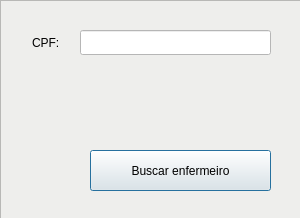
<?xml version="1.0" encoding="UTF-8"?>
<ui version="4.0">
 <class>SearchNurseWindow</class>
 <widget class="QMainWindow" name="SearchNurseWindow">
  <property name="geometry">
   <rect>
    <x>0</x>
    <y>0</y>
    <width>300</width>
    <height>218</height>
   </rect>
  </property>
  <property name="windowTitle">
   <string>Procurar Enfermeiro</string>
  </property>
  <widget class="QWidget" name="centralwidget">
   <widget class="QFrame" name="frame">
    <property name="geometry">
     <rect>
      <x>0</x>
      <y>0</y>
      <width>301</width>
      <height>221</height>
     </rect>
    </property>
    <property name="styleSheet">
     <string notr="true">background-color: rgb(238, 238, 236);</string>
    </property>
    <property name="frameShape">
     <enum>QFrame::StyledPanel</enum>
    </property>
    <property name="frameShadow">
     <enum>QFrame::Raised</enum>
    </property>
    <widget class="QLineEdit" name="lineEdit_2">
     <property name="geometry">
      <rect>
       <x>30</x>
       <y>30</y>
       <width>51</width>
       <height>25</height>
      </rect>
     </property>
     <property name="text">
      <string>CPF:</string>
     </property>
     <property name="frame">
      <bool>false</bool>
     </property>
     <property name="readOnly">
      <bool>true</bool>
     </property>
    </widget>
    <widget class="QLineEdit" name="cpf">
     <property name="geometry">
      <rect>
       <x>80</x>
       <y>30</y>
       <width>191</width>
       <height>25</height>
      </rect>
     </property>
     <property name="styleSheet">
      <string notr="true">background-color: rgb(255, 255, 255);</string>
     </property>
    </widget>
    <widget class="QPushButton" name="searchNurseButton">
     <property name="geometry">
      <rect>
       <x>90</x>
       <y>150</y>
       <width>181</width>
       <height>41</height>
      </rect>
     </property>
     <property name="text">
      <string>Buscar enfermeiro</string>
     </property>
     <property name="default">
      <bool>true</bool>
     </property>
    </widget>
   </widget>
  </widget>
 </widget>
 <resources/>
 <connections/>
</ui>
